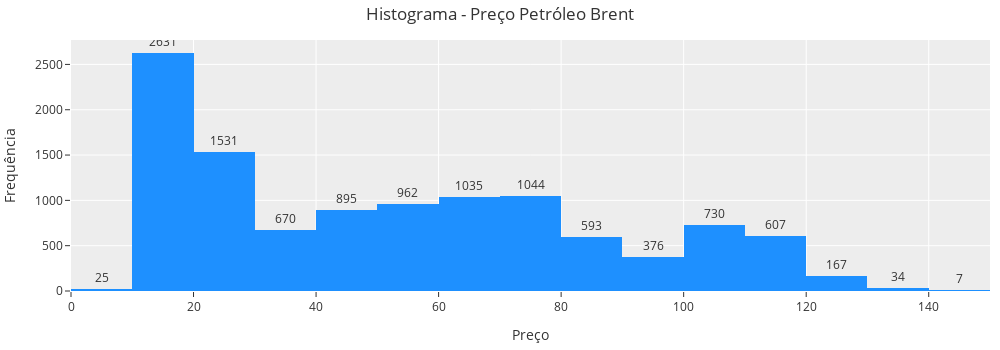

The code cell stored with this chart in its notebook:
### Markdown cell above
**Distribuição dos Dados**

### Code cell
import plotly.express as px

fig = px.histogram(
    data_frame=df_eda,
    x='preco',
    nbins=20,
    template=template,
    color_discrete_sequence=['#1E90FF']  # Azul claro
)
fig.update_traces(
    texttemplate='%{y}',  # Exibe os valores do eixo y como rótulos
    textposition='outside'  # Posição dos rótulos fora das barras
)
fig.update_layout(
    title='Histograma - Preço Petróleo Brent',
    xaxis_title='Preço',
    yaxis_title='Frequência',
    width=1000,
    height=350,
    margin=dict(l=50, r=10, t=40, b=40)
)
fig.show()

### Figure 1 — Plotly figure (JSON) as saved in the notebook; plotly's stock layout.template omitted (floating-point values rounded to 4 significant figures; data arrays with more than 128 entries replaced by an {"elided": "..."} marker saying what was removed)
{"data": [{"alignmentgroup": "True", "bingroup": "x", "hovertemplate": "preco=%{x}<br>count=%{y}<extra></extra>", "legendgroup": "", "marker": {"color": "#1E90FF", "pattern": {"shape": ""}}, "name": "", "nbinsx": 20, "offsetgroup": "", "orientation": "v", "showlegend": false, "textposition": "outside", "texttemplate": "%{y}", "type": "histogram", "x": {"elided": "11307 float values"}, "xaxis": "x", "yaxis": "y"}], "layout": {"barmode": "relative", "height": 350, "legend": {"tracegroupgap": 0}, "margin": {"b": 40, "l": 50, "r": 10, "t": 40}, "title": {"text": "Histograma - Preço Petróleo Brent"}, "width": 1000, "xaxis": {"anchor": "y", "domain": [0, 1], "title": {"text": "Preço"}}, "yaxis": {"anchor": "x", "domain": [0, 1], "title": {"text": "Frequência"}}}}
